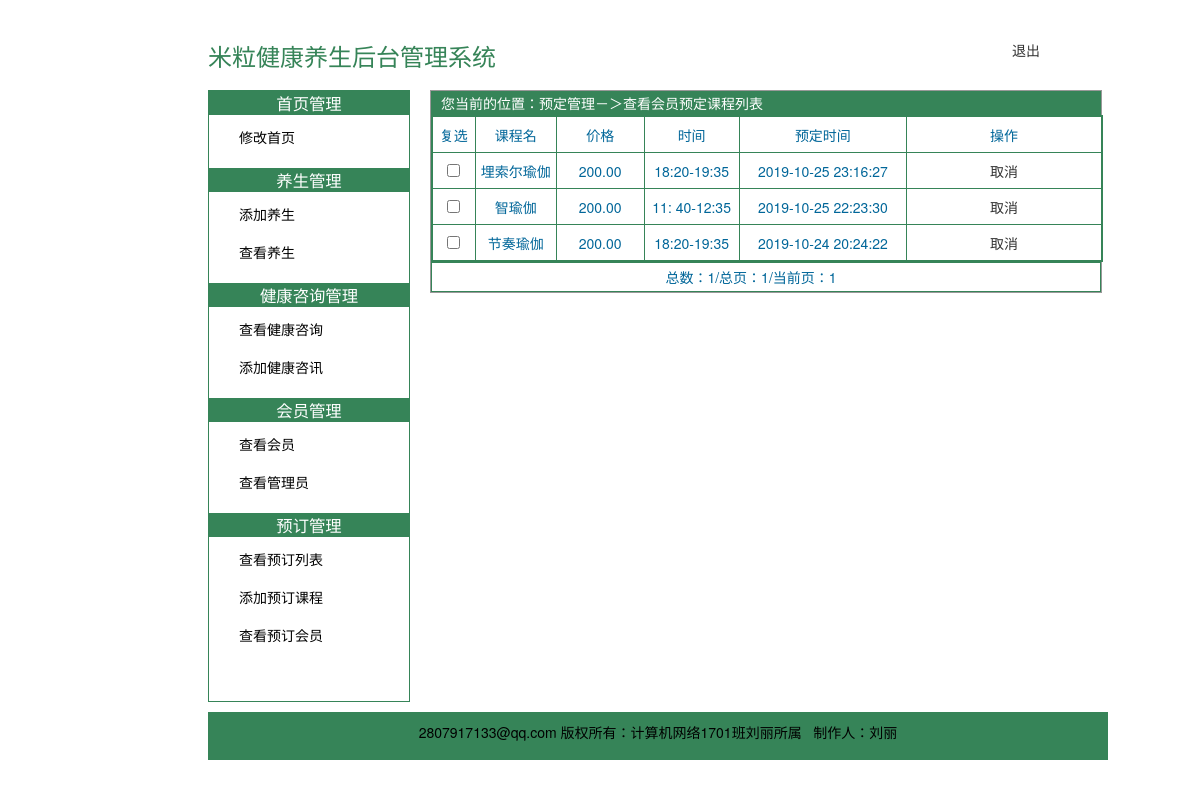
Screenshot of /admin/ck_user_appointment_detail.php?id=2 with the database file from the repository.
### tables this page shows
CREATE TABLE `ys_user_appointment` (
  `id` int(11) NOT NULL AUTO_INCREMENT,
  `user_id` int(11) NOT NULL DEFAULT '0' COMMENT '会员id',
  `appointment` int(11) NOT NULL DEFAULT '1' COMMENT '棰勫畾缁勶紙1锛?锛?',
  `add_time` datetime NOT NULL COMMENT '棰勫畾鏃堕棿',
  PRIMARY KEY (`id`),
  KEY `user_id` (`user_id`,`appointment`)
);

CREATE TABLE `ys_yuding` (
  `id` int(11) NOT NULL AUTO_INCREMENT,
  `course` varchar(100) NOT NULL COMMENT '课程名称',
  `start_time` char(10) NOT NULL COMMENT '寮€濮嬫椂闂?',
  `end_time` char(10) NOT NULL COMMENT '缁撴潫鏃堕棿',
  `price` decimal(8,2) NOT NULL DEFAULT '0.00' COMMENT '价格',
  `images` varchar(100) NOT NULL COMMENT '封面',
  `add_time` datetime NOT NULL COMMENT '添加时间',
  `add_id` int(11) NOT NULL COMMENT '添加管理员id',
  PRIMARY KEY (`id`)
);

### admin/ck_user_appointment_detail.php (the view, shortened to what this page needs)
<?php
require_once "../conn/conn.php";
$pagesize = 5;
$page = 1;
if(isset($_GET['page'])){
    $page = $_GET['page'];
    if($page<1){$page = 1;}
}else{
    $page = 1;
}
$id=isset($_GET['id'])?$_GET['id']:0;
$field="a.add_time,a.user_id userid,a.id appointmentId,b.course,b.price,b.start_time,b.end_time,b.id as courseId";
$where="a.user_id=".$id;
$join="left join ys_yuding b on b.id=a.appointment";
$order="a.add_time desc";
$group="a.appointment";
$having="";
$data=queryPaginate('ys_user_appointment a',$pagesize,$page,$field,$where,$join,$order,$group,$having);
?>
<!DOCTYPE html PUBLIC "-//W3C//DTD XHTML 1.0 Transitional//EN" "http://www.w3.org/TR/xhtml1/DTD/xhtml1-transitional.dtd">
<html xmlns="http://www.w3.org/1999/xhtml">
<head>
    <link href="css/index.css"rel="stylesheet" type="text/css" />
</head>
<body>
<?php require_once 'head.php'?>
<?php require_once 'left.php'?>
<div id="right" >
    <p class="where-is">您当前的位置：预定管理－＞查看会员预定课程列表</p>
    <form action="" method="post">
        <table width="670" border="0" align="center" cellpadding="0" cellspacing="0" style="text-align:right;">
            <tr>
                <td height="50" bgcolor="#666666">
                    <table width="670" height="25" border="0" align="center" cellpadding="0" cellspacing="1">
                        <tr>
                            <td width="50" height="25" bgcolor="#FFFFFF"><div align="center">复选</div></td>
                            <td width="100" bgcolor="#FFFFFF"><div align="center">课程名</div></td>
                            <td width="100" bgcolor="#FFFFFF"><div align="center">价格</div></td>
                            <td width="100" bgcolor="#FFFFFF"><div align="center">时间</div></td>
                            <td width="200" bgcolor="#FFFFFF"><div align="center">预定时间</div></td>
                            <td width="248" bgcolor="#FFFFFF"><div align="center">操作</div></td>
                        </tr>
                        <?php foreach($data['data'] as $v){ ?>
                            <tr>
                                <td height="25" bgcolor="#FFFFFF"><div align="center"><input type="checkbox" name='aa[]' value='<?php echo $v['appointmentId']?>'>
                                    </div></td>
                                <td height="25" bgcolor="#FFFFFF"><div align="left"><?php echo $v['course']?></div></td>
                                <td height="25" bgcolor="#FFFFFF"><div align="left"><?php echo $v['price']?></div></td>
                                <td height="25" bgcolor="#FFFFFF"><div align="left"><?php echo $v['start_time'].'-'.$v['end_time']?></div></td>
                                <td height="25" bgcolor="#FFFFFF"><div align="left"><?php echo $v['add_time']?></div></td>
                                <td height="25" bgcolor="#FFFFFF"><div align="center"><a class="delete" href= "javascript:void(0)" data-id="<?php echo $v['appointmentId']?>">取消</a>
                                    </div></td>
                            </tr>
                        <?php }?>
                    </table></td>
            </tr>
        </table>
        <?php echo $data['render'];?>
    </form>
</div>
<?require_once 'footer.php'?>
</body>
</html>

### admin/css/index.css (style rules this page uses)
* { margin:0px; padding:0px; }
body { margin:0 auto; width:1024px; font:12px/1.6 "宋体"; background-color:rgb(255,255,255) ; }
input { margin-left:10px; }
#right { float:right; border: 1px solid #999; width:670px; margin:10px; }
#right table { margin-top:10px; color:#006699; margin:0 auto; }
#right table tr td table { margin:0 auto; }
#right table tr td table tr div { text-align:center; }
#right table tr td table tr td { padding-top:5px;text-align:left; padding-bottom:5px; }

### layui/css/layui.css (style rules this page uses)
blockquote,body,button,dd,div,dl,dt,form,h1,h2,h3,h4,h5,h6,input,li,ol,p,pre,td,textarea,th,ul { margin:0;padding:0;-webkit-tap-highlight-color:rgba(0,0,0,0) }
table { border-collapse:collapse;border-spacing:0 }
button,input,optgroup,option,select,textarea { font-family:inherit;font-size:inherit;font-style:inherit;font-weight:inherit;outline:0 }
body { line-height:24px;font:14px Helvetica Neue,Helvetica,PingFang SC,Tahoma,Arial,sans-serif }
a { color:#333;text-decoration:none }

### admin/css/common.css (style rules this page uses)
body { margin: 0 auto; line-height: 24px; }
.where-is { height: 24px; background-color: rgb(54, 132, 88); padding-left: 10px; color: #FFF; }
tr td { border: 1px solid rgb(54,132,88); }

### admin/head.php (style rules this page uses)
table a { text-decoration: none; }

### rows the page displays
ys_user_appointment: ys_yuding.course "埋索尔瑜伽", ys_yuding.price "200.00", ys_yuding.start_time "18:20", ys_yuding.end_time "19:35", add_time "2019-10-25 23:16:27"
ys_user_appointment: ys_yuding.course "智瑜伽", ys_yuding.price "200.00", ys_yuding.start_time "11: 40", ys_yuding.end_time "12:35", add_time "2019-10-25 22:23:30"
ys_user_appointment: ys_yuding.course "节奏瑜伽", ys_yuding.price "200.00", ys_yuding.start_time "18:20", ys_yuding.end_time "19:35", add_time "2019-10-24 20:24:22"

### other values shown
$total "1"
$totalpage "1"
$page "1"
